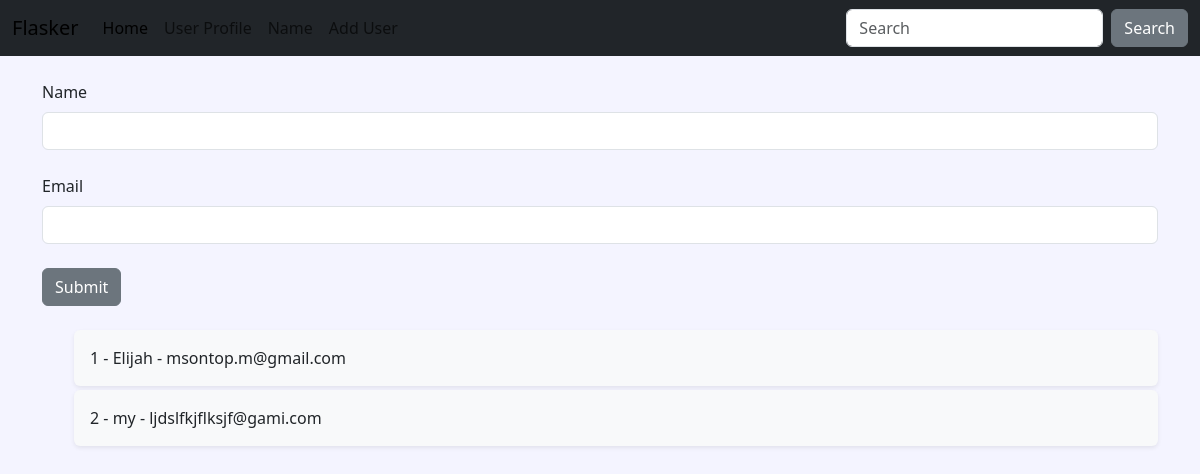
The page /user/add on the database as committed earlier.
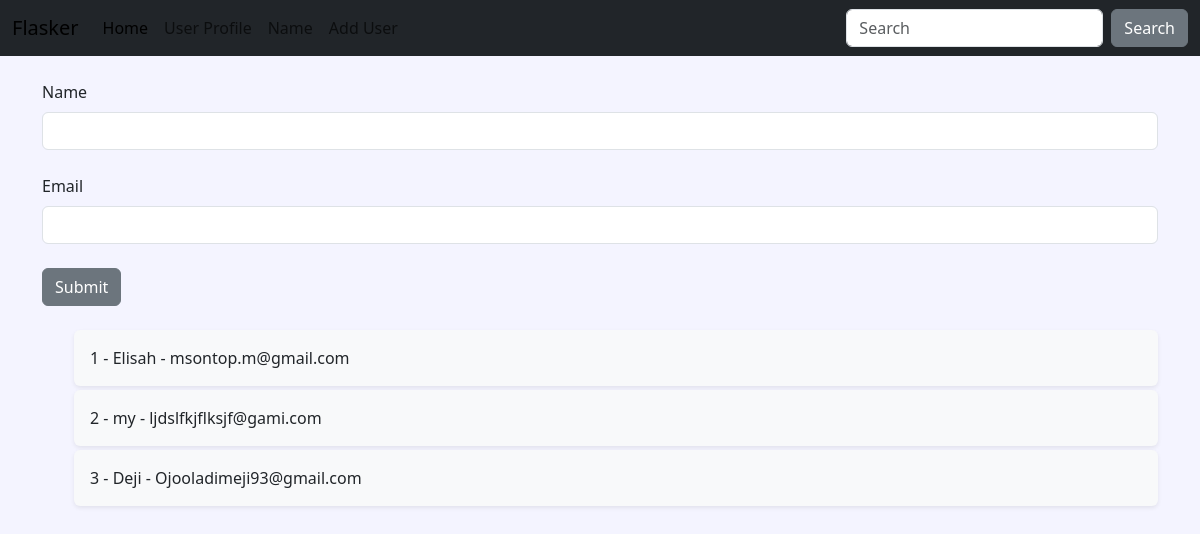
The same page on the database as committed later.
### hello.py (models this page shows)
class Users(db.Model):
    id = db.Column(db.Integer, primary_key=True)
    name = db.Column(db.String(200), nullable=False)
    email = db.Column(db.String(200), nullable=False, unique=True)
    date_added = db.Column(db.DateTime, default=datetime.utcnow)

### hello.py (the view, shortened to what this page needs)
@app.route('/user/add', methods=['GET', 'POST'])
def add_user():
    name = None
    form = UserFrom()
    our_users=Users.query.order_by(Users.date_added)
    return render_template('add_user.html',
                           form=form,
                           name=name,
                           our_users=our_users)

### hello.py
class UserFrom(FlaskForm):
    name = StringField('Name', validators=[DataRequired()])
    email = StringField('Email', validators=[DataRequired()])
    submit = SubmitField('Submit')

### templates/add_user.html (shortened to what this page needs)
{% extends 'base.html' %}
{% block content%}
<form method="POST">
    {{ form.name.label(class="form-label") }}
    {{ form.name(class="form-control") }}
    <br />
    {{ form.email.label(class="form-label") }}
    {{ form.email(class="form-control") }}
    <br />
    {{ form.submit(class="btn btn-secondary") }}
</form>
<br/>
<ul style="list-style-type: none;">
    {% for our_user in our_users %}
    <div class="shadow-sm p-3 mb-1 bg-body-tertiary rounded">
        <li>{{ our_user.id }} - {{ our_user.name }} - {{ our_user.email }}</li>
    </div>
    {% endfor %}
</ul>
{% endblock %}

### templates/base.html (shortened to what this page needs)
<!doctype html>
<html lang="en">
<head>
    <link href="https://cdn.jsdelivr.net/npm/bootstrap@5.3.0-alpha1/dist/css/bootstrap.min.css" rel="stylesheet"
>
    <link href="{{ url_for('static', filename='css/style.css') }}" rel="stylesheet"></link>
</head>
<body>
    {% include 'navbar.html'%}
    <div class="container">
        <br/>
        {% block content %}
        {% endblock %}
    </div>
</body>
</html>

### templates/navbar.html (shortened to what this page needs)
<nav class="navbar navbar-expand-lg bg-dark text-white">
    <div class="container-fluid">
      <a class="navbar-brand" href="{{ url_for('index') }}">Flasker</a>
      <div class="collapse navbar-collapse" id="navbarSupportedContent">
        <ul class="navbar-nav me-auto mb-2 mb-lg-0 text-white">
          <li class="nav-item">
            <a class="nav-link active" aria-current="page" href="{{ url_for('index') }}">Home</a>
          </li>
          <li class="nav-item">
            <a class="nav-link" href="{{ url_for('user', name='moyo') }}">User Profile</a>
          </li>
          <li class="nav-item">
            <a class="nav-link" href="{{ url_for('name') }}">Name</a>
          </li>
          <li class="nav-item">
            <a class="nav-link" href="{{ url_for('add_user') }}">Add User</a>
          </li>
        </ul>
        <form class="d-flex" role="search">
          <input class="form-control me-2" type="search" placeholder="Search" aria-label="Search">
          <button class="btn btn-secondary" type="submit">Search</button>
        </form>
      </div>
    </div>
  </nav>

### static/css/style.css (style rules this page uses)
body { background-color: #f4f4ff; }

Rows that differ between the two databases and show on the page:
changed Users "msontop.m@gmail.com": name "Elijah" → "Elisah"
added Users: id "3", name "Deji", email "Ojooladimeji93@gmail.com"
